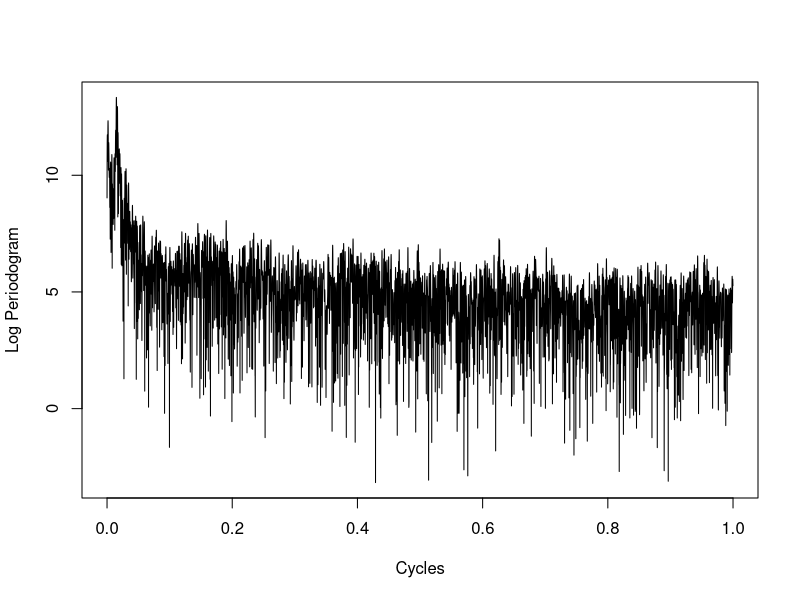

R code for this plot:
## ---- chunk 1
knitr::opts_knit$set(root.dir = '/home/tucker/Documents/GitHub/BEwebinar/Data')
## ---- chunk 2
wolfer <- read.table("wolfer.dat")
wolfer <- ts(wolfer[,1],start=1749,frequency=12)
data <- wolfer
n <- length(data)
acfs.sample <- NULL
mu.hat <- sum(data)/n
for(k in 0:(n-1))
{
	acf.sample <- sum((data[1:(n-k)]-mu.hat)*(data[(k+1):n]-mu.hat))/n
	acfs.sample <- c(acfs.sample,acf.sample)
}
grid <- 10000
lambda <- seq(0,grid)*pi/grid
pgram <- cos(0*lambda)*acfs.sample[1]
for(h in 1:(n-1))
{
	pgram <- pgram + 2*cos(h*lambda)*acfs.sample[h+1]
}
pgram <- ts(pgram[-1],start=0,frequency=grid)
plot(log(pgram),xlab="Cycles",ylab="Log Periodogram")
print(pi*which.max(pgram)/grid)
